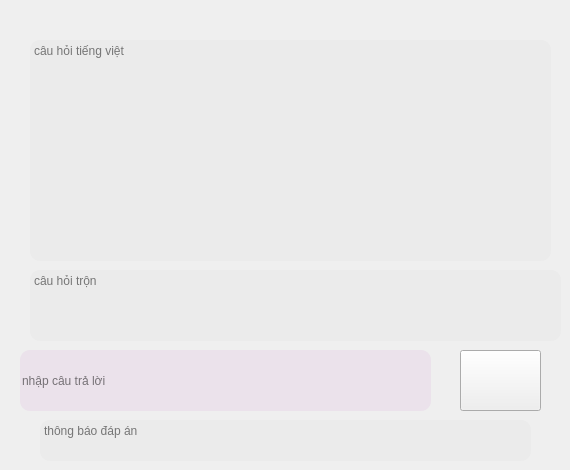
      <widget class="QWidget" name="page_6">
       <widget class="QTextEdit" name="text_en_doc_2">
        <property name="geometry">
         <rect>
          <x>30</x>
          <y>270</y>
          <width>531</width>
          <height>71</height>
         </rect>
        </property>
        <property name="mouseTracking">
         <bool>true</bool>
        </property>
        <property name="styleSheet">
         <string notr="true">border-radius: 10px;
color: black;
background: rgba(231, 231, 231, 0.5);
</string>
        </property>
        <property name="placeholderText">
         <string>câu hỏi trộn</string>
        </property>
       </widget>
       <widget class="QTextEdit" name="text_vi_doc_2">
        <property name="geometry">
         <rect>
          <x>30</x>
          <y>40</y>
          <width>521</width>
          <height>221</height>
         </rect>
        </property>
        <property name="mouseTracking">
         <bool>true</bool>
        </property>
        <property name="styleSheet">
         <string notr="true">border-radius: 10px;
color: black;
background: rgba(231, 231, 231, 0.5);
</string>
        </property>
        <property name="placeholderText">
         <string>câu hỏi tiếng việt</string>
        </property>
       </widget>
       <widget class="QLineEdit" name="tl_doc_2">
        <property name="geometry">
         <rect>
          <x>20</x>
          <y>350</y>
          <width>411</width>
          <height>61</height>
         </rect>
        </property>
        <property name="styleSheet">
         <string notr="true">border-radius: 10px;
color: black;
background: rgba(231, 212, 231, 0.5);
</string>
        </property>
        <property name="text">
         <string/>
        </property>
        <property name="placeholderText">
         <string>nhập câu trả lời</string>
        </property>
       </widget>
       <widget class="QTextEdit" name="tbao_doc_2">
        <property name="geometry">
         <rect>
          <x>40</x>
          <y>420</y>
          <width>491</width>
          <height>41</height>
         </rect>
        </property>
        <property name="mouseTracking">
         <bool>true</bool>
        </property>
        <property name="styleSheet">
         <string notr="true">border-radius: 10px;
color: black;
background: rgba(231, 231, 231, 0.5);
</string>
        </property>
        <property name="placeholderText">
         <string>thông báo đáp án</string>
        </property>
       </widget>
       <widget class="QPushButton" name="pushButton_13">
        <property name="geometry">
         <rect>
          <x>460</x>
          <y>350</y>
          <width>81</width>
          <height>61</height>
         </rect>
        </property>
        <property name="styleSheet">
         <string notr="true">

QPushButton:hover {
    background-color: rgb(170, 255, 0);
}</string>
        </property>
        <property name="text">
         <string/>
        </property>
        <property name="icon">
         <iconset resource="anh/GHI.qrc">
          <normaloff>:/newPrefix/ghiam.png</normaloff>:/newPrefix/ghiam.png</iconset>
        </property>
        <property name="iconSize">
         <size>
          <width>50</width>
          <height>50</height>
         </size>
        </property>
       </widget>
      </widget>
